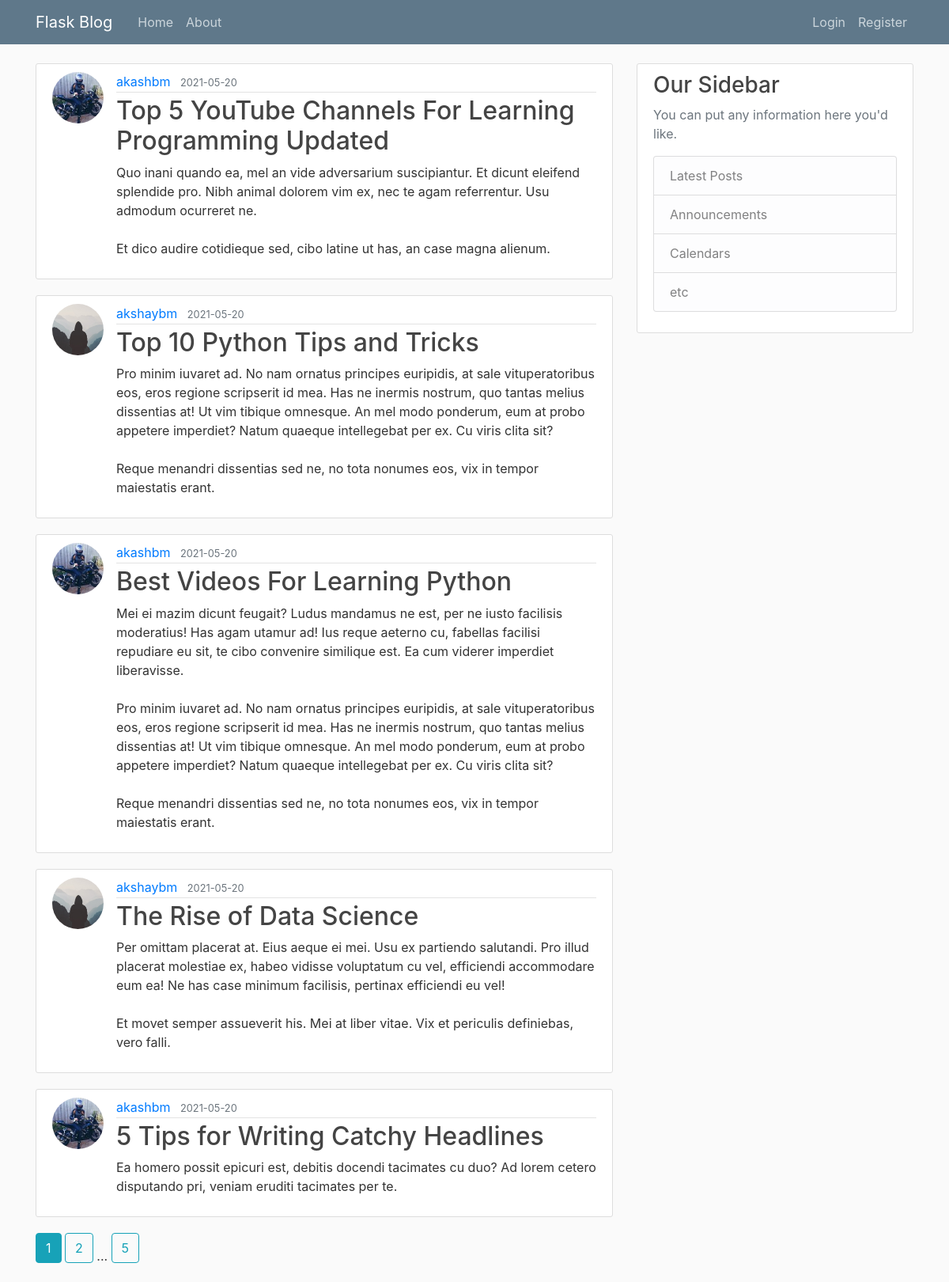
The page /home on the database its author committed.
### flask_blog/models.py (models this page shows, shortened)
class Post(db.Model):
    id = db.Column(db.Integer, primary_key=True)
    title = db.Column(db.String(100), nullable=False)
    date_posted = db.Column(db.DateTime, nullable=False, default=datetime.utcnow)
    content = db.Column(db.Text, nullable=False)
    user_id = db.Column(db.Integer, db.ForeignKey('user.id'), nullable=False)

class User(db.Model, UserMixin):
    id = db.Column(db.Integer, primary_key=True)
    username = db.Column(db.String(20), unique=True, nullable=False)
    email = db.Column(db.String(120), unique=True, nullable=False)
    image_file = db.Column(db.String(20), nullable=False, default='default.jpg')
    password = db.Column(db.String(60), nullable=False)
    posts = db.relationship('Post', backref='author', lazy=True)

### flask_blog/main/routes.py (the view)
@main.route("/")
@main.route("/home")
def home():
    page = request.args.get('page', 1, type=int)
    posts = Post.query.order_by(Post.date_posted.desc()).paginate(page=page, per_page=5)
    return render_template('home.html', posts=posts)

### flask_blog/templates/home.html
{% extends "layout.html" %}
{% block content %}
    {% for post in posts.items %}
        <article class="media content-section">
            <img class="rounded-circle article-img" src="{{ url_for('static', filename='profile_pics/' + post.author.image_file) }}">
          <div class="media-body">
            <div class="article-metadata">
              <a class="mr-2" href="{{ url_for('users.user_posts', username=post.author.username) }}">{{ post.author.username }}</a>
              <small class="text-muted">{{ post.date_posted.strftime('%Y-%m-%d') }}</small>
            </div>
            <h2><a class="article-title" href="{{ url_for('posts.post', post_id=post.id) }}">{{ post.title }}</a></h2>
            <p class="article-content">{{ post.content }}</p>
          </div>
        </article>
    {% endfor %}
 {% for page_num in posts.iter_pages(left_edge=1, right_edge=1, left_current=1, right_current=2) %}
        {% if page_num %}
            {% if posts.page == page_num %}
                <a class="btn btn-info mb-4" href="{{ url_for('main.home', page=page_num) }}">{{ page_num }}</a>
            {% else %}
                <a class="btn btn-outline-info mb-4" href="{{ url_for('main.home', page=page_num) }}">{{ page_num }}</a>
            {% endif%}
        {% else %}
            ...
        {% endif %}
 {% endfor %}
{% endblock content %}

### flask_blog/templates/layout.html (shortened to what this page needs)
<!DOCTYPE html>
<html>
<head>
    <link rel="stylesheet" href="https://maxcdn.bootstrapcdn.com/bootstrap/4.0.0/css/bootstrap.min.css">
    <link rel="stylesheet" type="text/css" href="{{ url_for('static', filename='main.css') }}">
</head>
<body>
    <header class="site-header">
      <nav class="navbar navbar-expand-md navbar-dark bg-steel fixed-top">
        <div class="container">
          <a class="navbar-brand mr-4" href="/">Flask Blog</a>
          <div class="collapse navbar-collapse" id="navbarToggle">
            <div class="navbar-nav mr-auto">
              <a class="nav-item nav-link" href="{{url_for('main.home')}}">Home</a>
              <a class="nav-item nav-link" href="{{url_for('main.about')}}">About</a>
            </div>
            <div class="navbar-nav">
                {% if current_user.is_authenticated %}
                <a class="nav-item nav-link" href="{{url_for('posts.new_post')}}">New Post</a>
                <a class="nav-item nav-link" href="{{url_for('users.account')}}">Account</a>
                <a class="nav-item nav-link" href="{{url_for('users.logout')}}">Logout</a>
                {% else %}
                  <a class="nav-item nav-link" href="{{url_for('users.login')}}">Login</a>
                  <a class="nav-item nav-link" href="{{url_for('users.register')}}">Register</a>
                {% endif %}
            </div>
          </div>
        </div>
      </nav>
    </header>
    <main role="main" class="container">
      <div class="row">
        <div class="col-md-8">
            {% block content %}
            {% endblock %}
        </div>
        <div class="col-md-4">
          <div class="content-section">
            <h3>Our Sidebar</h3>
            <p class='text-muted'>You can put any information here you'd like.
              <ul class="list-group">
                <li class="list-group-item list-group-item-light">Latest Posts</li>
                <li class="list-group-item list-group-item-light">Announcements</li>
                <li class="list-group-item list-group-item-light">Calendars</li>
                <li class="list-group-item list-group-item-light">etc</li>
              </ul>
            </p>
          </div>
        </div>
      </div>
    </main>
</body>
</html>

### flask_blog/static/main.css (style rules this page uses)
body { background: #fafafa; color: #333333; margin-top: 5rem; }
h1, h2, h3, h4, h5, h6 { color: #444444; }
.bg-steel { background-color: #5f788a; }
.site-header .navbar-nav .nav-link { color: #cbd5db; }
.content-section { background: #ffffff; padding: 10px 20px; border: 1px solid #dddddd; border-radius: 3px; margin-bottom: 20px; }
.article-title { color: #444444; }
.article-content { white-space: pre-line; }
.article-img { height: 65px; width: 65px; margin-right: 16px; }
.article-metadata { padding-bottom: 1px; margin-bottom: 4px; border-bottom: 1px solid #e3e3e3 }

### rows shown on the page
Post: image_file (picture), author.username "akashbm", date_posted "2021-05-20", title "Top 5 YouTube Channels For Learning Programming Updated", content "Quo inani quando ea, mel an vide adversarium suscipiantur. Et dicunt eleifend splendide pro. Nibh animal dolorem vim ex, nec te agam referrentur. Usu admodum ocurreret ne. Et dico audire cotidieque sed, cibo latine ut has, an case magna alienum."
Post: image_file (placeholder picture), author.username "akshaybm", date_posted "2021-05-20", title "Top 10 Python Tips and Tricks", content "Pro minim iuvaret ad. No nam ornatus principes euripidis, at sale vituperatoribus eos, eros regione scripserit id mea. Has ne inermis nostrum, quo tantas melius dissentias at! Ut vim tibique omnesque. An mel modo ponderum, eum at probo appetere imperdiet? Natum quaeque intellegebat per ex. Cu viris clita sit? Reque menandri dissentias sed ne, no tota nonumes eos, vix in tempor maiestatis erant."
Post: image_file (picture), author.username "akashbm", date_posted "2021-05-20", title "Best Videos For Learning Python", content "Mei ei mazim dicunt feugait? Ludus mandamus ne est, per ne iusto facilisis moderatius! Has agam utamur ad! Ius reque aeterno cu, fabellas facilisi repudiare eu sit, te cibo convenire similique est. Ea cum viderer imperdiet liberavisse. Pro minim iuvaret ad. No nam ornatus principes euripidis, at sale vituperatoribus eos, eros regione scripserit id mea. Has ne inermis nostrum, quo tantas melius dissentias at! Ut vim tibique omnesque. An mel modo ponderum, eum at probo appetere imperdiet? Natum quaeque intellegebat per ex. Cu viris clita sit? Reque menandri dissentias sed ne, no tota nonumes eos, vix in tempor maiestatis erant."
Post: image_file (placeholder picture), author.username "akshaybm", date_posted "2021-05-20", title "The Rise of Data Science", content "Per omittam placerat at. Eius aeque ei mei. Usu ex partiendo salutandi. Pro illud placerat molestiae ex, habeo vidisse voluptatum cu vel, efficiendi accommodare eum ea! Ne has case minimum facilisis, pertinax efficiendi eu vel! Et movet semper assueverit his. Mei at liber vitae. Vix et periculis definiebas, vero falli."
Post: image_file (picture), author.username "akashbm", date_posted "2021-05-20", title "5 Tips for Writing Catchy Headlines", content "Ea homero possit epicuri est, debitis docendi tacimates cu duo? Ad lorem cetero disputando pri, veniam eruditi tacimates per te."

### other values the page prints
{{ page_num }} "1"
{{ page_num }} "2" "5"
